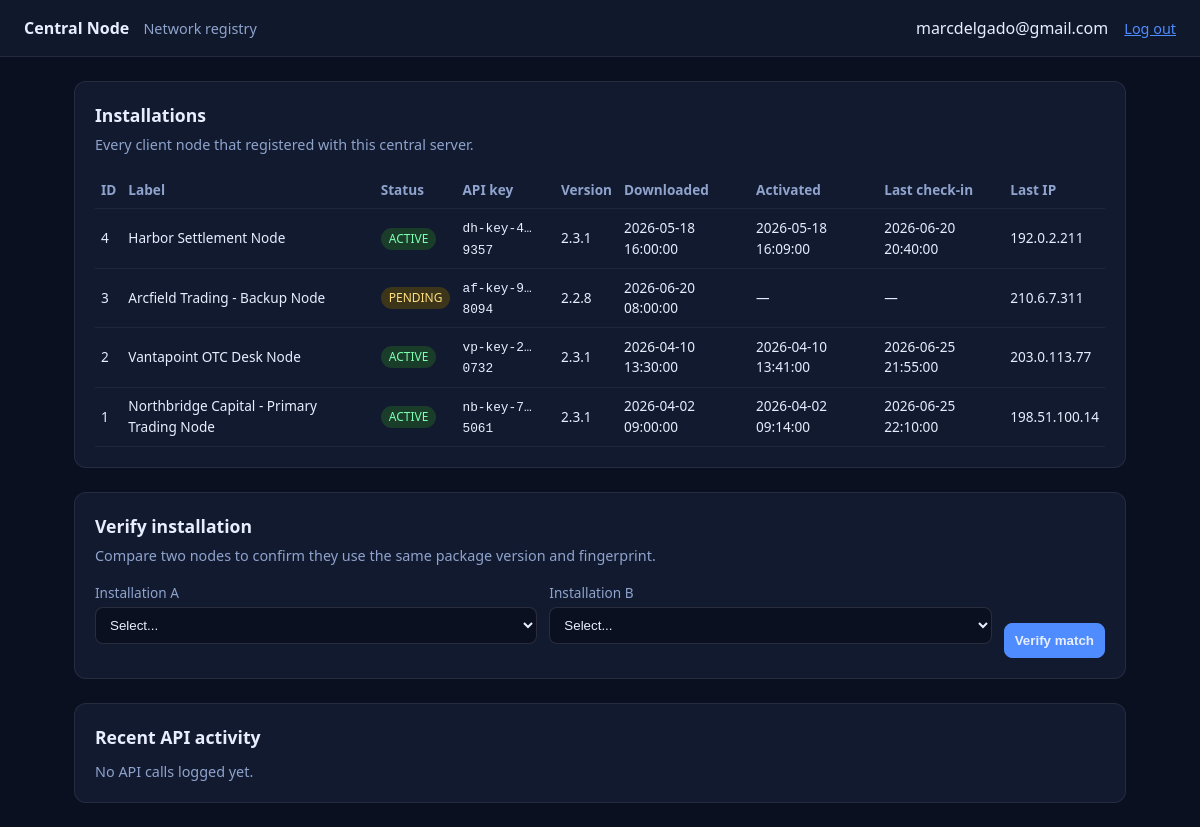
Screenshot of /admin/dashboard.php (signed in) with the database file from the repository.
### tables this page shows
CREATE TABLE Installations (
	installID		 INT             NOT NULL    AUTO_INCREMENT,  
	clientID         INT             NOT NULL,  
	installLabel     VARCHAR(200)    NOT NULL,   
	apiKey           VARCHAR(80)     UNIQUE,  
	apiHash          VARCHAR(300),   
	packageVersion   VARCHAR(30),  
	packageFingerprint VARCHAR(64),  
	installStatus    ENUM('pending', 'active', 'disabled', 'revoked')     NOT NULL DEFAULT 'pending',  
	downloadedAt     TIMESTAMP       NULL,  
	activatedAt      TIMESTAMP       NULL,  
	lastCheckinAt    TIMESTAMP       NULL,  
	lastIPAddress    VARCHAR(50),  
	createdAt        TIMESTAMP       NOT NULL DEFAULT CURRENT_TIMESTAMP,  
	PRIMARY KEY (installID),  
	FOREIGN KEY (clientID) REFERENCES Clients(clientID)  
);

### includes/auth.php (called while the page is built, shortened)
<?php
require_once __DIR__ . '/dbconnect.php';
function admin_email(): string
{
    return (string)($_SESSION['admin_email'] ?? '');
}

### includes/dbconnect.php (called while the page is built, shortened)
<?php
function db(): PDO
{
    static $pdo = null;
    if ($pdo instanceof PDO) {
        return $pdo;
    }
    $config = require __DIR__ . '/config.php';
    $dsn = sprintf(
        'mysql:host=%s;dbname=%s;charset=utf8mb4',
        $config['db_host'],
        $config['db_name']
    );
    $pdo = new PDO($dsn, $config['db_user'], $config['db_pass'], [
        PDO::ATTR_ERRMODE => PDO::ERRMODE_EXCEPTION,
        PDO::ATTR_DEFAULT_FETCH_MODE => PDO::FETCH_ASSOC,
    ]);
    return $pdo;
}

### admin/dashboard.php (the view, shortened to what this page needs)
<?php
require_once dirname(__DIR__) . '/includes/auth.php';
require_once dirname(__DIR__) . '/includes/dbconnect.php';
$stmt = db()->query('
    SELECT i.*, c.email AS clientEmail
    FROM Installations i
    JOIN Clients c ON c.clientID = i.clientID
    ORDER BY i.installID DESC
');
$installations = $stmt->fetchAll();
$logStmt = db()->query('
    SELECT l.*, i.installLabel
    FROM API_Access_Logs l
    JOIN Installations i ON i.installID = l.installID
    ORDER BY l.logID DESC
    LIMIT 20
');
$logs = $logStmt->fetchAll();
function mask_key(string $key): string
{
    return substr($key, 0, 8) . '…' . substr($key, -4);
}
?>
<!DOCTYPE html>
<html lang="en">
<head>
    <link rel="stylesheet" href="admin.css">
</head>
<body>
<header class="admin-header">
    <div>
        <strong>Central Node</strong>
        <span class="muted">Network registry</span>
    </div>
    <div class="admin-user">
        <?php echo htmlspecialchars(admin_email()); ?>
        <a href="logout.php">Log out</a>
    </div>
</header>
<main class="admin-main">
    <section class="panel">
        <h2>Installations</h2>
        <p class="sub">Every client node that registered with this central server.</p>
        <?php if (!$installations): ?>
            <p class="empty">No nodes registered yet. When a client runs the installer, a row appears here.</p>
        <?php else: ?>
        <table>
            <thead>
                <tr>
                    <th>ID</th>
                    <th>Label</th>
                    <th>Status</th>
                    <th>API key</th>
                    <th>Version</th>
                    <th>Downloaded</th>
                    <th>Activated</th>
                    <th>Last check-in</th>
                    <th>Last IP</th>
                </tr>
            </thead>
            <tbody>
                <?php foreach ($installations as $row): ?>
                <tr>
                    <td><?php echo (int)$row['installID']; ?></td>
                    <td><?php echo htmlspecialchars($row['installLabel']); ?></td>
                    <td><span class="status <?php echo htmlspecialchars($row['installStatus']); ?>"><?php echo htmlspecialchars($row['installStatus']); ?></span></td>
                    <td><code><?php echo htmlspecialchars(mask_key((string)$row['apiKey'])); ?></code></td>
                    <td><?php echo htmlspecialchars((string)$row['packageVersion']); ?></td>
                    <td><?php echo htmlspecialchars((string)($row['downloadedAt'] ?? '—')); ?></td>
                    <td><?php echo htmlspecialchars((string)($row['activatedAt'] ?? '—')); ?></td>
                    <td><?php echo htmlspecialchars((string)($row['lastCheckinAt'] ?? '—')); ?></td>
                    <td><?php echo htmlspecialchars((string)($row['lastIPAddress'] ?? '—')); ?></td>
                </tr>
                <?php endforeach; ?>
            </tbody>
        </table>
        <?php endif; ?>
    </section>
    <section class="panel">
        <h2>Verify installation</h2>
        <p class="sub">Compare two nodes to confirm they use the same package version and fingerprint.</p>
        <form method="post" class="verify-form">
            <label>
                Installation A
                <select name="left_install_id" required>
                    <option value="">Select...</option>
                </select>
            </label>
            <label>
                Installation B
                <select name="right_install_id" required>
                    <option value="">Select...</option>
                </select>
            </label>
            <button type="submit">Verify match</button>
        </form>
    </section>
    <section class="panel">
        <h2>Recent API activity</h2>
        <?php if (!$logs): ?>
            <p class="empty">No API calls logged yet.</p>
        <?php endif; ?>
    </section>
</main>
</body>
</html>

### admin/admin.css (style rules this page uses)
* { box-sizing: border-box; margin: 0; padding: 0; }
body { font-family: "Segoe UI", system-ui, sans-serif; background: #0b1020; color: #e8eeff; line-height: 1.5; }
.sub, .hint { color: #8fa3cc; font-size: 0.9rem; margin-bottom: 16px; }
label { display: block; margin-bottom: 14px; font-size: 0.85rem; color: #8fa3cc; }
button { width: 100%; padding: 12px; border: none; border-radius: 8px; background: #4f8cff; color: #fff; font-weight: 600; cursor: pointer; }
.admin-header { display: flex; justify-content: space-between; align-items: center; padding: 16px 24px; border-bottom: 1px solid rgba(255,255,255,0.08); background: #10182c; }
.muted { color: #8fa3cc; margin-left: 10px; font-size: 0.9rem; }
.admin-user a { color: #4f8cff; margin-left: 12px; font-size: 0.9rem; }
.admin-main { max-width: 1100px; margin: 0 auto; padding: 24px; display: grid; gap: 24px; }
.panel { background: #121a30; border: 1px solid rgba(255,255,255,0.08); border-radius: 12px; padding: 20px; overflow-x: auto; }
.panel h2 { font-size: 1.1rem; margin-bottom: 6px; }
.empty { color: #8fa3cc; font-size: 0.9rem; margin-top: 10px; }
table { width: 100%; border-collapse: collapse; font-size: 0.85rem; margin-top: 14px; }
th, td { text-align: left; padding: 8px 6px; border-bottom: 1px solid rgba(255,255,255,0.06); }
th { color: #8fa3cc; }
code { font-size: 0.8rem; }
.status { display: inline-block; padding: 2px 8px; border-radius: 999px; font-size: 0.75rem; text-transform: uppercase; }
.status.active { background: #1a3d2a; color: #7dffb2; }
.status.pending { background: #3d351a; color: #ffe07d; }
.verify-form { display: grid; grid-template-columns: 1fr 1fr auto; gap: 12px; align-items: end; margin-top: 14px; }
.verify-form label { display: flex; flex-direction: column; gap: 4px; font-size: 0.85rem; color: #8fa3cc; }
.verify-form select, .verify-form button { padding: 9px 10px; border-radius: 8px; border: 1px solid rgba(255,255,255,0.12); background: #0b1020; color: #e8eeff; }
.verify-form button { background: #4f8cff; border-color: #4f8cff; font-weight: 600; cursor: pointer; }

### rows the page displays
installations: installID "4", installLabel "Harbor Settlement Node", installStatus "ACTIVE", apiKey "dh-key-4…9357", packageVersion "2.3.1", downloadedAt "2026-05-18 16:00:00", activatedAt "2026-05-18 16:09:00", lastCheckinAt "2026-06-20 20:40:00", lastIPAddress "192.0.2.211"
installations: installID "3", installLabel "Arcfield Trading - Backup Node", installStatus "PENDING", apiKey "af-key-9…8094", packageVersion "2.2.8", downloadedAt "2026-06-20 08:00:00", activatedAt "—", lastCheckinAt "—", lastIPAddress "210.6.7.311"
installations: installID "2", installLabel "Vantapoint OTC Desk Node", installStatus "ACTIVE", apiKey "vp-key-2…0732", packageVersion "2.3.1", downloadedAt "2026-04-10 13:30:00", activatedAt "2026-04-10 13:41:00", lastCheckinAt "2026-06-25 21:55:00", lastIPAddress "203.0.113.77"
installations: installID "1", installLabel "Northbridge Capital - Primary Trading Node", installStatus "ACTIVE", apiKey "nb-key-7…5061", packageVersion "2.3.1", downloadedAt "2026-04-02 09:00:00", activatedAt "2026-04-02 09:14:00", lastCheckinAt "2026-06-25 22:10:00", lastIPAddress "198.51.100.14"

### other values shown
admin_email() "marcdelgado@gmail.com"
